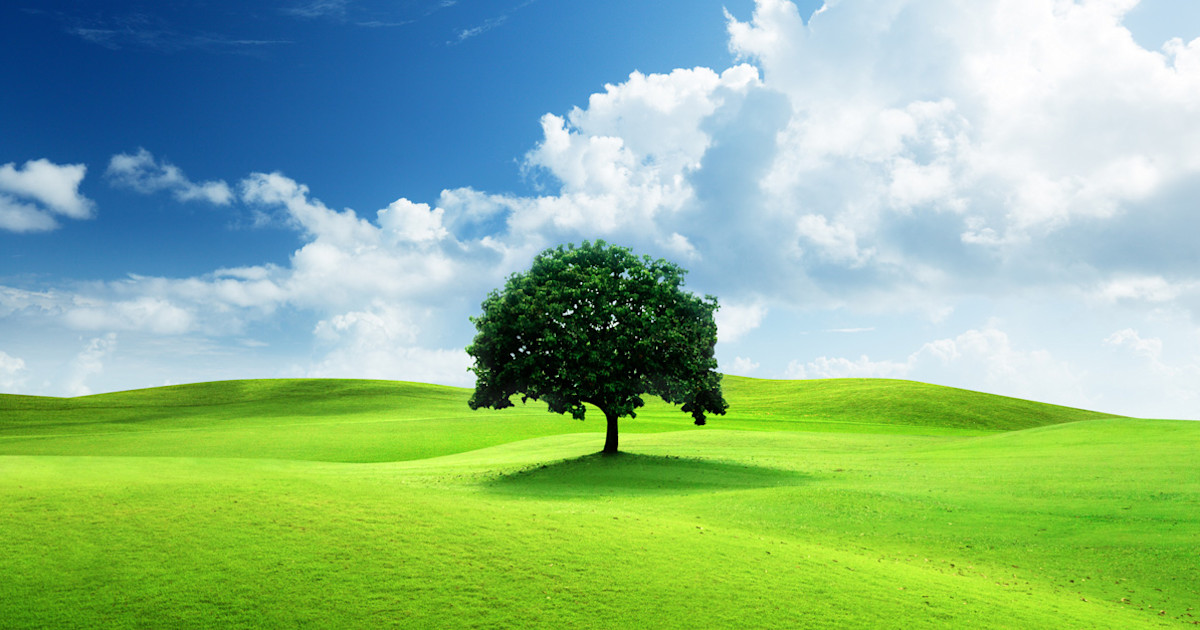
#> input picture image_filtering/free-nature-images.jpg, 1200 x 630 px
$ python main.py
#> lines starting #> are read from the running program, lines starting #| are printed output that depends on the picture
import cv2
import numpy as np

## Practically Applying Gaussian Blur to image
image1 = cv2.imread("free-nature-images.jpg")
#> image1 is the input picture: shape (630, 1200, 3); mean B, G, R 139.9, 183.6, 139.8
blurred_image = cv2.GaussianBlur(image1,(7,7),3)
cv2.imshow("Original Image",image1)
cv2.imshow("Gaussian Blurred Image",blurred_image)
cv2.waitKey(0)
cv2.destroyAllWindows()

## Practically Applying Median Blur to image
image2 = cv2.imread("noisy_f.png")
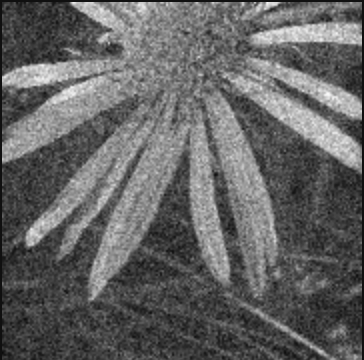
#> input picture image_filtering/noisy_f.png, 364 x 360 px
#> image2 is the input picture: shape (360, 364, 3); min 11, max 248, mean 99.4
median_blurred_image = cv2.medianBlur(image2,7)
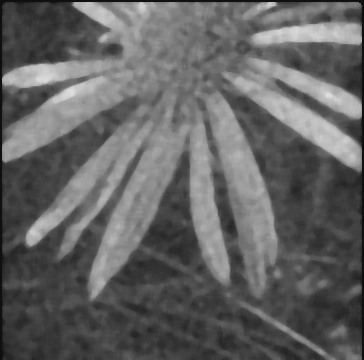
#> median_blurred_image: shape (360, 364, 3); min 16, max 222, mean 98.8
cv2.imshow("Original Image",image2)
cv2.imshow("Median Blurred Image",median_blurred_image)
cv2.waitKey(0)
cv2.destroyAllWindows()

## Practically applying sharpness to image
image3 = cv2.imread("low_r.png")
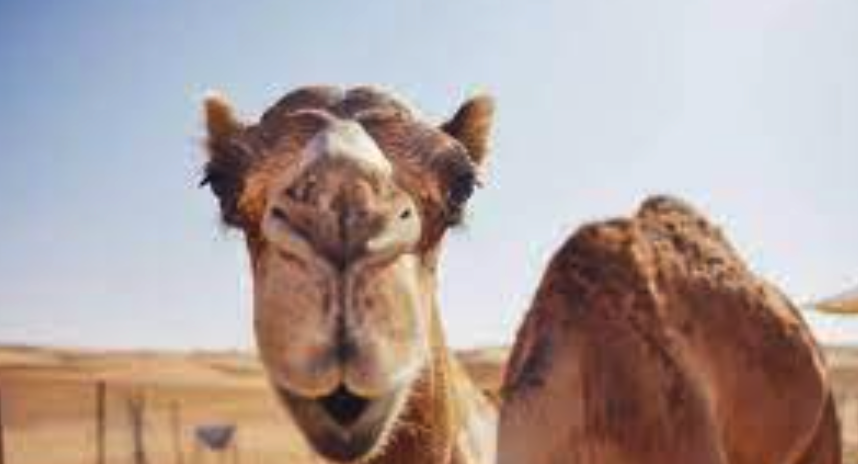
#> input picture image_filtering/low_r.png, 858 x 464 px
#> image3 is the input picture: shape (464, 858, 3); mean B, G, R 157.9, 160.9, 175.5
kernel = np.array([[0,-1,0],[-1,5,-1],[0,-1,0]])
sharpened_image = cv2.filter2D(image3,-1,kernel)
cv2.imshow("Original Image",image3)
cv2.imshow("Sharpened Image",sharpened_image)
cv2.waitKey(0)
cv2.destroyAllWindows()
